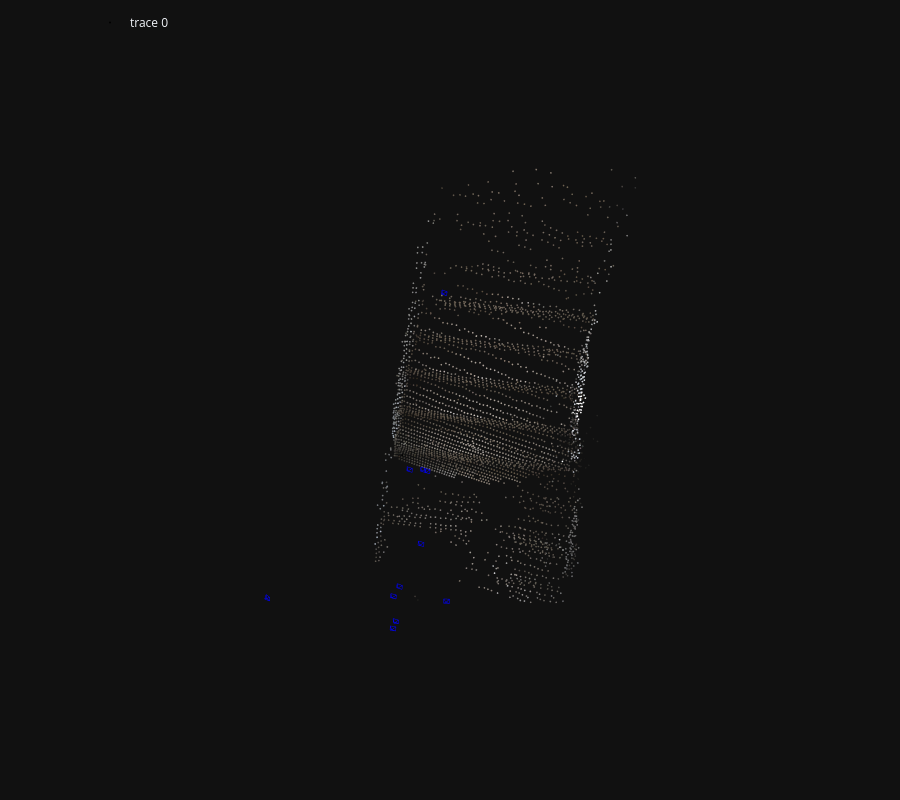

The notebook cell this image was saved under:
### Code cell
fig = viz_3d.init_figure()
sparse_model_path = "iterations/0042/stairs/0"

reconstruction = pycolmap.Reconstruction(sparse_model_path)
viz_3d.plot_reconstruction(fig, reconstruction)
fig

### Figure 1 — Plotly figure (JSON) as saved in the notebook; plotly's stock layout.template omitted (floating-point values rounded to 4 significant figures; data arrays with more than 128 entries replaced by an {"elided": "..."} marker saying what was removed)
{"data": [{"marker": {"color": {"elided": "3340x3 int values"}, "line": {"width": 0}, "size": 1}, "mode": "markers", "type": "scatter3d", "x": {"elided": "3340 float values"}, "y": {"elided": "3340 float values"}, "z": {"elided": "3340 float values"}}, {"hovertemplate": "Image(image_id=44, camera=Camera(camera_id=1), name=\"data/image-matching-challenge-2025/train/stairs/stairs_split_2_1710453805788.png\", has_pose=1, triangulated=98/479)", "legendgroup": "44", "line": {"color": "rgb(0, 0, 255)", "width": 1}, "mode": "lines", "name": "44", "showlegend": false, "type": "scatter3d", "x": [-0.6772, -0.7099, -0.4241, -0.6772, -0.4241, -0.4527, -0.6772, -0.4527, -0.7384, -0.6772, -0.7384, -0.7099], "y": [1.94, 1.708, 1.804, 1.94, 1.804, 2.019, 1.94, 2.019, 1.923, 1.94, 1.923, 1.708], "z": [0.01081, 0.1891, 0.07503, 0.01081, 0.07503, 0.1842, 0.01081, 0.1842, 0.2982, 0.01081, 0.2982, 0.1891]}, {"hovertemplate": "Image(image_id=8, camera=Camera(camera_id=1), name=\"data/image-matching-challenge-2025/train/stairs/stairs_split_1_1710453955270.png\", has_pose=1, triangulated=210/894)", "legendgroup": "8", "line": {"color": "rgb(0, 0, 255)", "width": 1}, "mode": "lines", "name": "8", "showlegend": false, "type": "scatter3d", "x": [-7.896, -7.814, -7.632, -7.896, -7.632, -7.625, -7.896, -7.625, -7.807, -7.896, -7.807, -7.814], "y": [2.516, 2.272, 2.415, 2.516, 2.415, 2.617, 2.516, 2.617, 2.474, 2.516, 2.474, 2.272], "z": [-0.4912, -0.3484, -0.5722, -0.4912, -0.5722, -0.4375, -0.4912, -0.4375, -0.2137, -0.4912, -0.2137, -0.3484]}, {"hovertemplate": "Image(image_id=30, camera=Camera(camera_id=1), name=\"data/image-matching-challenge-2025/train/stairs/stairs_split_2_1710453790978.png\", has_pose=1, triangulated=125/833)", "legendgroup": "30", "line": {"color": "rgb(0, 0, 255)", "width": 1}, "mode": "lines", "name": "30", "showlegend": false, "type": "scatter3d", "x": [1.743, 1.722, 2.002, 1.743, 2.002, 1.968, 1.743, 1.968, 1.688, 1.743, 1.688, 1.722], "y": [-13.78, -13.99, -13.9, -13.78, -13.9, -13.67, -13.78, -13.67, -13.76, -13.78, -13.76, -13.99], "z": [5.022, 5.228, 5.097, 5.022, 5.097, 5.18, 5.022, 5.18, 5.311, 5.022, 5.311, 5.228]}, {"hovertemplate": "Image(image_id=43, camera=Camera(camera_id=1), name=\"data/image-matching-challenge-2025/train/stairs/stairs_split_2_1710453759963.png\", has_pose=1, triangulated=1949/4118)", "legendgroup": "43", "line": {"color": "rgb(0, 0, 255)", "width": 1}, "mode": "lines", "name": "43", "showlegend": false, "type": "scatter3d", "x": [0.8302, 0.7828, 1.074, 0.8302, 1.074, 1.058, 0.8302, 1.058, 0.7659, 0.8302, 0.7659, 0.7828], "y": [-4.227, -4.456, -4.378, -4.227, -4.378, -4.161, -4.227, -4.161, -4.24, -4.227, -4.24, -4.456], "z": [2.023, 2.203, 2.09, 2.023, 2.09, 2.198, 2.023, 2.198, 2.311, 2.023, 2.311, 2.203]}, {"hovertemplate": "Image(image_id=37, camera=Camera(camera_id=1), name=\"data/image-matching-challenge-2025/train/stairs/stairs_split_2_1710453739354.png\", has_pose=1, triangulated=2008/3284)", "legendgroup": "37", "line": {"color": "rgb(0, 0, 255)", "width": 1}, "mode": "lines", "name": "37", "showlegend": false, "type": "scatter3d", "x": [0.5068, 0.446, 0.7456, 0.5068, 0.7456, 0.7174, 0.5068, 0.7174, 0.4177, 0.5068, 0.4177, 0.446], "y": [-0.3495, -0.5731, -0.4945, -0.3495, -0.4945, -0.2748, -0.3495, -0.2748, -0.3534, -0.3495, -0.3534, -0.5731], "z": [0.5982, 0.7798, 0.6909, 0.5982, 0.6909, 0.7899, 0.5982, 0.7899, 0.8787, 0.5982, 0.8787, 0.7798]}, {"hovertemplate": "Image(image_id=48, camera=Camera(camera_id=1), name=\"data/image-matching-challenge-2025/train/stairs/stairs_split_1_1710453689727.png\", has_pose=1, triangulated=392/3074)", "legendgroup": "48", "line": {"color": "rgb(0, 0, 255)", "width": 1}, "mode": "lines", "name": "48", "showlegend": false, "type": "scatter3d", "x": [-1.011, -1.084, -0.7819, -1.011, -0.7819, -0.7909, -1.011, -0.7909, -1.094, -1.011, -1.094, -1.084], "y": [4.045, 3.849, 3.893, 4.045, 3.893, 4.124, 4.045, 4.124, 4.08, 4.045, 4.08, 3.849], "z": [-3.122, -2.916, -3.018, -3.122, -3.018, -2.944, -3.122, -2.944, -2.842, -3.122, -2.842, -2.916]}, {"hovertemplate": "Image(image_id=23, camera=Camera(camera_id=1), name=\"data/image-matching-challenge-2025/train/stairs/stairs_split_2_1710453871430.png\", has_pose=1, triangulated=1539/4453)", "legendgroup": "23", "line": {"color": "rgb(0, 0, 255)", "width": 1}, "mode": "lines", "name": "23", "showlegend": false, "type": "scatter3d", "x": [-0.8711, -0.9302, -0.6381, -0.8711, -0.6381, -0.6312, -0.8711, -0.6312, -0.9233, -0.8711, -0.9233, -0.9302], "y": [3.705, 3.449, 3.526, 3.705, 3.526, 3.717, 3.705, 3.717, 3.64, 3.705, 3.64, 3.449], "z": [-3.063, -2.931, -3.043, -3.063, -3.043, -2.893, -3.063, -2.893, -2.781, -3.063, -2.781, -2.931]}, {"hovertemplate": "Image(image_id=34, camera=Camera(camera_id=1), name=\"data/image-matching-challenge-2025/train/stairs/stairs_split_2_1710453740954.png\", has_pose=1, triangulated=2682/8081)", "legendgroup": "34", "line": {"color": "rgb(0, 0, 255)", "width": 1}, "mode": "lines", "name": "34", "showlegend": false, "type": "scatter3d", "x": [0.6082, 0.5729, 0.8595, 0.6082, 0.8595, 0.8347, 0.6082, 0.8347, 0.5481, 0.6082, 0.5481, 0.5729], "y": [-4.29, -4.517, -4.428, -4.29, -4.428, -4.211, -4.29, -4.211, -4.3, -4.29, -4.3, -4.517], "z": [2.163, 2.347, 2.229, 2.163, 2.229, 2.333, 2.163, 2.333, 2.451, 2.163, 2.451, 2.347]}, {"hovertemplate": "Image(image_id=29, camera=Camera(camera_id=1), name=\"data/image-matching-challenge-2025/train/stairs/stairs_split_2_1710453783374.png\", has_pose=1, triangulated=426/1552)", "legendgroup": "29", "line": {"color": "rgb(0, 0, 255)", "width": 1}, "mode": "lines", "name": "29", "showlegend": false, "type": "scatter3d", "x": [-0.9937, -1.053, -0.7549, -0.9937, -0.7549, -0.7761, -0.9937, -0.7761, -1.074, -0.9937, -1.074, -1.053], "y": [2.428, 2.213, 2.282, 2.428, 2.282, 2.506, 2.428, 2.506, 2.437, 2.428, 2.437, 2.213], "z": [-0.7299, -0.538, -0.6386, -0.7299, -0.6386, -0.5476, -0.7299, -0.5476, -0.447, -0.7299, -0.447, -0.538]}, {"hovertemplate": "Image(image_id=28, camera=Camera(camera_id=1), name=\"data/image-matching-challenge-2025/train/stairs/stairs_split_2_1710453786375.png\", has_pose=1, triangulated=2156/4464)", "legendgroup": "28", "line": {"color": "rgb(0, 0, 255)", "width": 1}, "mode": "lines", "name": "28", "showlegend": false, "type": "scatter3d", "x": [-0.1354, -0.169, 0.1151, -0.1354, 0.1151, 0.09863, -0.1354, 0.09863, -0.1855, -0.1354, -0.1855, -0.169], "y": [-4.299, -4.524, -4.442, -4.299, -4.442, -4.223, -4.299, -4.223, -4.305, -4.299, -4.305, -4.524], "z": [2.261, 2.448, 2.32, 2.261, 2.32, 2.423, 2.261, 2.423, 2.551, 2.261, 2.551, 2.448]}, {"hovertemplate": "Image(image_id=39, camera=Camera(camera_id=1), name=\"data/image-matching-challenge-2025/train/stairs/stairs_split_2_1710453756762.png\", has_pose=1, triangulated=331/2002)", "legendgroup": "39", "line": {"color": "rgb(0, 0, 255)", "width": 1}, "mode": "lines", "name": "39", "showlegend": false, "type": "scatter3d", "x": [1.938, 1.809, 2.128, 1.938, 2.128, 2.131, 1.938, 2.131, 1.812, 1.938, 1.812, 1.809], "y": [2.578, 2.402, 2.41, 2.578, 2.41, 2.645, 2.578, 2.645, 2.636, 2.578, 2.636, 2.402], "z": [-2.772, -2.574, -2.622, -2.772, -2.622, -2.56, -2.772, -2.56, -2.512, -2.772, -2.512, -2.574]}], "layout": {"height": 800, "legend": {"orientation": "h", "x": 0.1, "xanchor": "left", "y": 0.99, "yanchor": "top"}, "margin": {"b": 0, "l": 0, "pad": 0, "r": 0, "t": 0}, "scene": {"aspectmode": "data", "camera": {"eye": {"x": 0, "y": -0.1, "z": -2}, "projection": {"type": "orthographic"}, "up": {"x": 0, "y": -1, "z": 0}}, "dragmode": "orbit", "xaxis": {"autorange": true, "showbackground": false, "showgrid": false, "showline": false, "showticklabels": true, "visible": false}, "yaxis": {"autorange": true, "showbackground": false, "showgrid": false, "showline": false, "showticklabels": true, "visible": false}, "zaxis": {"autorange": true, "showbackground": false, "showgrid": false, "showline": false, "showticklabels": true, "visible": false}}}}
